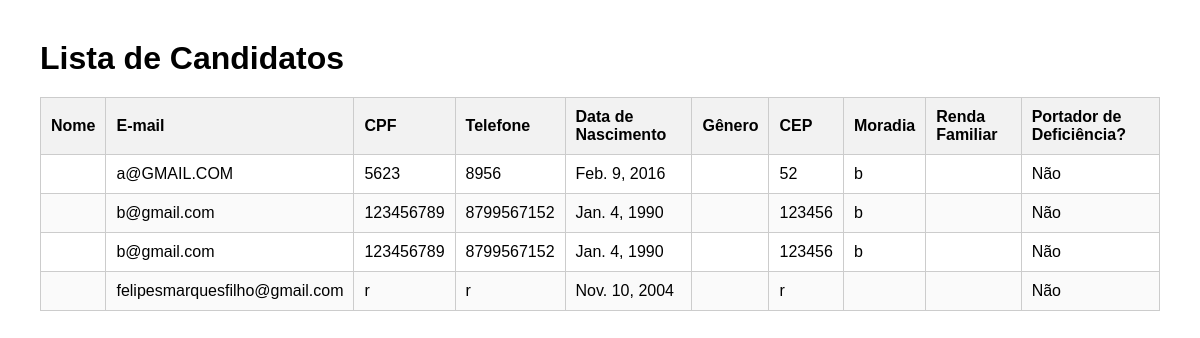
The page /candidatos/ (signed in) on the database its author committed.
### portal/models.py (models this page shows, shortened)
class Candidato(models.Model):
    nome_completo = models.CharField(max_length=200)
    data_nascimento = models.DateField()
    idade = models.IntegerField(editable = False)
    sexo = models.CharField(max_length=20)
    raca_cor = models.CharField(max_length=50)
    cpf = models.CharField(max_length=14)
    telefone = models.CharField(max_length=20, blank=True)
    whatsapp = models.BooleanField()
    estado_civil = models.CharField(max_length=50, blank=True)
    email = models.EmailField(blank=True)
    senha = models.CharField(max_length=128, blank=True)
    endereco_principal = models.CharField(max_length=200)
    numero = models.CharField(max_length=20)
    bairro = models.CharField(max_length=100)
    municipio_uf = models.CharField(max_length=100)
    microrregiao = models.CharField(max_length=100, blank=True)
    cep = models.CharField(max_length=20)
    ingressara_no_projeto = models.BooleanField()
    turno = models.CharField(max_length=50, blank=True)
    apadrinhado = models.BooleanField()
    escolaridade = models.CharField(max_length=100, blank=True)
    rede_ensino = models.CharField(max_length=50, blank=True)
    ano_ou_periodo = models.CharField(max_length=20, blank=True)
    turno_escolar = models.CharField(max_length=50, blank=True)
    motivo_nao_estuda = models.TextField(blank=True)
    pretende_estudar = models.BooleanField(null=True)
    situacao_profissional = models.CharField(max_length=100, blank=True)
    profissao = models.CharField(max_length=100, blank=True)
    local_trabalho = models.CharField(max_length=100, blank=True)
    bairro_trabalho = models.CharField(max_length=100, blank=True)
    salario = models.DecimalField(max_digits=10, decimal_places=2, null=True, blank=True)
    conhece_eca = models.CharField(max_length=50, blank=True)
    nocao_cidadania = models.BooleanField(null=True)
    referencia_familiar = models.CharField(max_length=20, blank=True)
    conhece_conselho = models.CharField(max_length=100, blank=True)
    conhece_foscar = models.CharField(max_length=100, blank=True)
    possui_plano = models.BooleanField(null=True)
    nome_plano = models.CharField(max_length=100, blank=True)
    problema_saude = models.BooleanField(null=True)
    acompanhamento_medico = models.BooleanField(null=True)
    cirurgia = models.BooleanField(null=True)
    problema_atual = models.TextField(blank=True)
    deficiencia_fisica = models.BooleanField(null=True)
    tipo_deficiencia = models.CharField(max_length=100, blank=True)
    desenvolvimento_mental = models.TextField(blank=True)
    onde_procura_saude = models.CharField(max_length=100, blank=True)
    refeicoes_dia = models.IntegerField(null=True, blank=True)
    alimentacao = models.TextField(blank=True)
    participa_grupo = models.TextField(blank=True)
    tipo_casa = models.CharField(max_length=100, blank=True)
    tipo_moradia = models.CharField(max_length=100, blank=True)
    vulnerabilidade = models.TextField(blank=True)
    numero_comodos = models.IntegerField(null=True, blank=True)
    divisorias_crianca_adulto = models.BooleanField(null=True)
    tem_banheiro = models.BooleanField(null=True)
    banheiro_dentro = models.BooleanField(null=True)
    energia_publica = models.BooleanField(null=True)
    agua = models.CharField(max_length=100, blank=True)
    destino_lixo = models.CharField(max_length=100, blank=True)
    destino_esgoto = models.CharField(max_length=100, blank=True)
    bens = models.TextField(blank=True)
    origem_bens = models.CharField(max_length=100, blank=True)
    cadastrado_cadunico = models.BooleanField(null=True)
    bolsa_familia = models.BooleanField(null=True)
    auxilio_moradia = models.BooleanField(null=True)
    recebe_bpc = models.BooleanField(null=True)
    faixa_renda_familiar = models.CharField(max_length=100, blank=True)
    renda_per_capita = models.DecimalField(max_digits=10, decimal_places=2, null=True, blank=True)

### portal/views.py (the view)
# urls.py: path('candidatos/', views.lista_candidatos, name='lista_candidatos'),
@user_passes_test(lambda u: u.is_superuser)
def lista_candidatos(request):
    candidatos = Candidato.objects.all()
    return render(request, "lista_candidatos.html", {"candidatos": candidatos})

### portal/templates/lista_candidatos.html (shortened to what this page needs)
<!DOCTYPE html>
<html lang="pt-br">
<head>
</head>
<body>
    <h1>Lista de Candidatos</h1>
    <table>
        <thead>
            <tr>
                <th>Nome</th>
                <th>E-mail</th>
                <th>CPF</th>
                <th>Telefone</th>
                <th>Data de Nascimento</th>
                <th>Gênero</th>
                <th>CEP</th>
                <th>Moradia</th>
                <th>Renda Familiar</th>
                <th>Portador de Deficiência?</th>
            </tr>
        </thead>
        <tbody>
            {% for candidato in candidatos %}
                <tr>
                    <td>{{ candidato.nome }}</td>
                    <td>{{ candidato.email }}</td>
                    <td>{{ candidato.cpf }}</td>
                    <td>{{ candidato.telefone }}</td>
                    <td>{{ candidato.data_nascimento }}</td>
                    <td>{{ candidato.genero }}</td>
                    <td>{{ candidato.cep }}</td>
                    <td>{{ candidato.tipo_moradia }}</td>
                    <td>{{ candidato.renda_familiar }}</td>
                    <td>{{ candidato.possui_deficiencia|yesno:"Sim,Não" }}</td>
                </tr>
            {% endfor %}
        </tbody>
    </table>
</body>
</html>

### portal/templates/lista_candidatos.html (style rules this page uses)
body { font-family: Arial, sans-serif; margin: 40px; }
h1 { margin-bottom: 20px; }
table { width: 100%; border-collapse: collapse; }
th, td { padding: 10px; text-align: left; border: 1px solid #ccc; }
th { background-color: #f2f2f2; }
tr:nth-child(even) { background-color: #fafafa; }

### rows shown on the page
Candidato: email "a@GMAIL.COM", cpf "5623", telefone "8956", data_nascimento "Feb. 9, 2016", cep "52", tipo_moradia "b", possui_deficiencia "Não"
Candidato: email "b@gmail.com", cpf "123456789", telefone "8799567152", data_nascimento "Jan. 4, 1990", cep "123456", tipo_moradia "b", possui_deficiencia "Não"
Candidato: email "b@gmail.com", cpf "123456789", telefone "8799567152", data_nascimento "Jan. 4, 1990", cep "123456", tipo_moradia "b", possui_deficiencia "Não"
Candidato: email "felipesmarquesfilho@gmail.com", cpf "r", telefone "r", data_nascimento "Nov. 10, 2004", cep "r", possui_deficiencia "Não"
